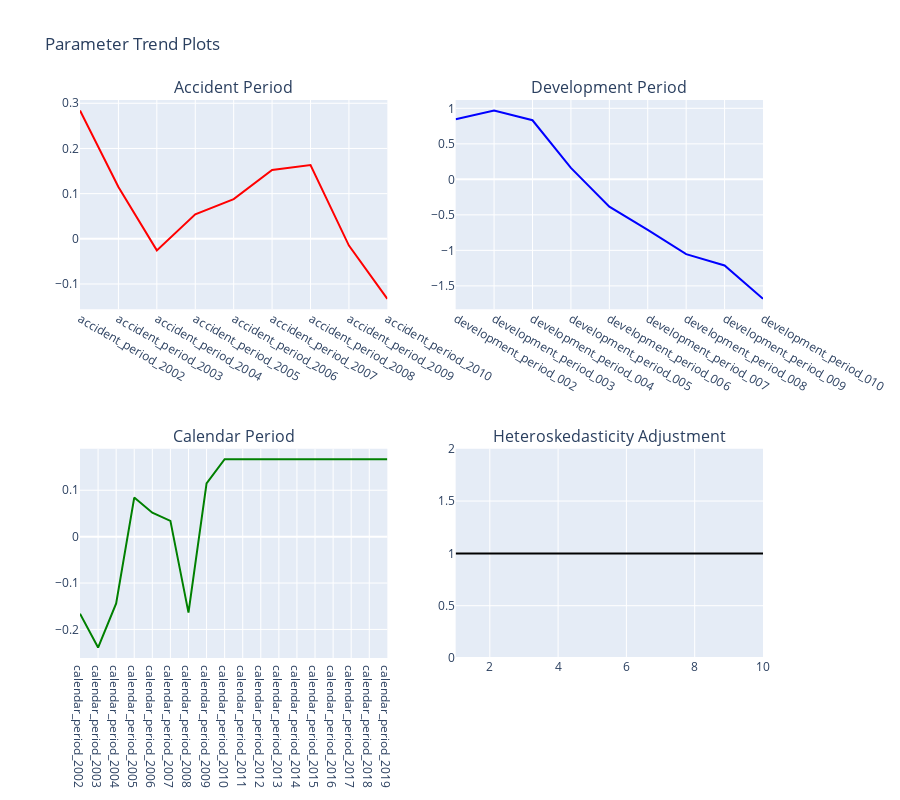

This figure's notebook cell:
### Code cell
rky.icrfs.TrendPlot()

### Figure 1 — Plotly figure (JSON) as saved in the notebook; plotly's stock layout.template omitted (floating-point values rounded to 4 significant figures)
{"data": [{"hovertemplate": "Accident Period=%{x}<br>Estimate=%{y}<extra></extra>", "legendgroup": "", "line": {"color": "red", "dash": "solid"}, "marker": {"symbol": "circle"}, "mode": "lines", "name": "", "orientation": "v", "showlegend": false, "type": "scatter", "x": ["accident_period_2002", "accident_period_2003", "accident_period_2004", "accident_period_2005", "accident_period_2006", "accident_period_2007", "accident_period_2008", "accident_period_2009", "accident_period_2010"], "xaxis": "x", "y": [0.2841, 0.1146, -0.02554, 0.05441, 0.08799, 0.1526, 0.1631, -0.01493, -0.1327], "yaxis": "y"}, {"hovertemplate": "Development Period=%{x}<br>Estimate=%{y}<extra></extra>", "legendgroup": "", "line": {"color": "blue", "dash": "solid"}, "marker": {"symbol": "circle"}, "mode": "lines", "name": "", "orientation": "v", "showlegend": false, "type": "scatter", "x": ["development_period_002", "development_period_003", "development_period_004", "development_period_005", "development_period_006", "development_period_007", "development_period_008", "development_period_009", "development_period_010"], "xaxis": "x2", "y": [0.846, 0.9699, 0.8319, 0.1606, -0.3843, -0.7121, -1.053, -1.213, -1.682], "yaxis": "y2"}, {"hovertemplate": "Calendar Period=%{x}<br>Estimate=%{y}<extra></extra>", "legendgroup": "", "line": {"color": "green", "dash": "solid"}, "marker": {"symbol": "circle"}, "mode": "lines", "name": "", "orientation": "v", "showlegend": false, "type": "scatter", "x": ["calendar_period_2002", "calendar_period_2003", "calendar_period_2004", "calendar_period_2005", "calendar_period_2006", "calendar_period_2007", "calendar_period_2008", "calendar_period_2009", "calendar_period_2010", "calendar_period_2011", "calendar_period_2012", "calendar_period_2013", "calendar_period_2014", "calendar_period_2015", "calendar_period_2016", "calendar_period_2017", "calendar_period_2018", "calendar_period_2019"], "xaxis": "x3", "y": [-0.1661, -0.239, -0.1438, 0.08418, 0.05153, 0.034, -0.1637, 0.1149, 0.1669, 0.1669, 0.1669, 0.1669, 0.1669, 0.1669, 0.1669, 0.1669, 0.1669, 0.1669], "yaxis": "y3"}, {"hovertemplate": "Development Period=%{x}<br>Hetero Adjustment=%{y}<extra></extra>", "legendgroup": "", "line": {"color": "black", "dash": "solid"}, "marker": {"symbol": "circle"}, "mode": "lines", "name": "", "orientation": "v", "showlegend": false, "type": "scatter", "x": [1, 1, 1, 1, 1, 1, 1, 1, 1, 1, 2, 2, 2, 2, 2, 2, 2, 2, 2, 3, 3, 3, 3, 3, 3, 3, 3, 4, 4, 4, 4, 4, 4, 4, 5, 5, 5, 5, 5, 5, 6, 6, 6, 6, 6, 7, 7, 7, 7, 8, 8, 8, 9, 9, 10], "xaxis": "x4", "y": [1, 1, 1, 1, 1, 1, 1, 1, 1, 1, 1, 1, 1, 1, 1, 1, 1, 1, 1, 1, 1, 1, 1, 1, 1, 1, 1, 1, 1, 1, 1, 1, 1, 1, 1, 1, 1, 1, 1, 1, 1, 1, 1, 1, 1, 1, 1, 1, 1, 1, 1, 1, 1, 1, 1], "yaxis": "y4"}], "layout": {"annotations": [{"font": {"size": 16}, "showarrow": false, "text": "Accident Period", "x": 0.225, "xanchor": "center", "xref": "paper", "y": 1, "yanchor": "bottom", "yref": "paper"}, {"font": {"size": 16}, "showarrow": false, "text": "Development Period", "x": 0.775, "xanchor": "center", "xref": "paper", "y": 1, "yanchor": "bottom", "yref": "paper"}, {"font": {"size": 16}, "showarrow": false, "text": "Calendar Period", "x": 0.225, "xanchor": "center", "xref": "paper", "y": 0.375, "yanchor": "bottom", "yref": "paper"}, {"font": {"size": 16}, "showarrow": false, "text": "Heteroskedasticity Adjustment", "x": 0.775, "xanchor": "center", "xref": "paper", "y": 0.375, "yanchor": "bottom", "yref": "paper"}], "height": 800, "title": {"text": "Parameter Trend Plots"}, "xaxis": {"anchor": "y", "domain": [0, 0.45]}, "xaxis2": {"anchor": "y2", "domain": [0.55, 1]}, "xaxis3": {"anchor": "y3", "domain": [0, 0.45]}, "xaxis4": {"anchor": "y4", "domain": [0.55, 1]}, "yaxis": {"anchor": "x", "domain": [0.625, 1]}, "yaxis2": {"anchor": "x2", "domain": [0.625, 1]}, "yaxis3": {"anchor": "x3", "domain": [0, 0.375]}, "yaxis4": {"anchor": "x4", "domain": [0, 0.375]}}}
